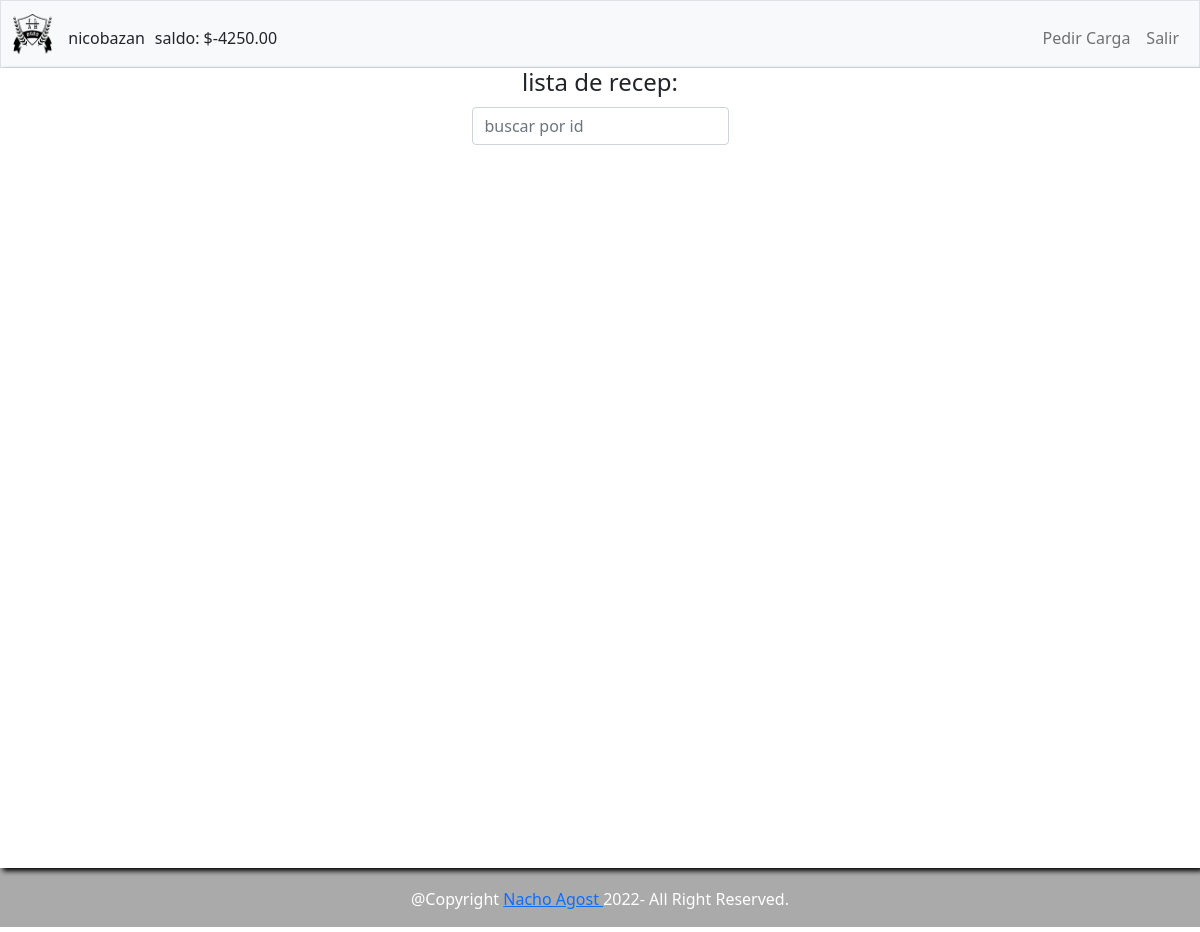
The page /listajodas?jodaid=5 (signed in) on the database its author committed.
### tables this page shows
CREATE TABLE usuarios(
id INTEGER PRIMARY KEY AUTOINCREMENT NOT NULL,
nombre TEXT NOT NULL,
username TEXT NOT NULL,
password TEXT NOT NULL,
tipo VARCHAR(255) DEFAULT 'normal',
cash MONEY DEFAULT 0.00,
coins NUMERIC DEFAULT 0);

CREATE TABLE jodas (
jodaid INTEGER PRIMARY KEY AUTOINCREMENT NOT NULL,
autorid INTEGER,
nombre VARCHAR(255) DEFAULT 'joda utn',
descripcion TEXT,
ubicacion TEXT NOT NULL,
fecha DATE,
estado VARCHAR(255) DEFAULT 'debatida',
presupuesto MONEY NOT NULL,
capacidad NUMERIC,
precio MONEY DEFAULT 0,
sevende VARCHAR(255) 
);

### app.py (the view)
@app.route("/listajodas", methods=["GET"])
@promo_required
def listajodas():
    userdata = db.execute(
        "SELECT * FROM usuarios WHERE id = ?", session.get("user_id"))[0]
    if request.args.get("jodaid") == None:
        flash("id de joda es necesario")
        return redirect("/")
    jodaid = request.args.get("jodaid")
    confirmados = db.execute(''' SELECT usuarios.username AS username, usuarios.nombre AS nombre, usuarios.id AS userid, listas.listaid AS listaid, listas.yaentro AS yaentro
                                FROM usuarios INNER JOIN listas
                                ON usuarios.id = listas.userid
                                WHERE listas.jodaid = ?
                                ORDER BY nombre''', jodaid)
    jodadata = db.execute(
        "SELECT jodaid, nombre FROM jodas WHERE jodaid=?", jodaid)[0]
    return render_template("lista.html", userdata=userdata, confirmados=confirmados, jodadata=jodadata)

### helpers.py (called while the page is built)
def promo_required(f):
    @wraps(f)
    def decorated_function(*args, **kwargs):
        if not db.execute("SELECT tipo FROM usuarios WHERE id = ?", session.get("user_id"))[0]["tipo"] in ["PROMO", "ADMIN"]:
            flash("requerido ser promo")
            return redirect("/")
        return f(*args, **kwargs)
    return decorated_function

### templates/lista.html (shortened to what this page needs)
{% extends "layout.html" %}
{% block main %}
    <h4 class = "lista__title "> lista de {{ jodadata['nombre'] }}:</h4>
    <input id="userquery__input" class="form-control mx-auto w-auto" placeholder="buscar por id">
{% endblock %}

### templates/layout.html (shortened to what this page needs)
<!DOCTYPE html>
<html lang="es">
    <head>
        <link href="https://cdn.jsdelivr.net/npm/bootstrap@5.1.3/dist/css/bootstrap.min.css" rel="stylesheet">
        <link href="/static/styles.css" rel="stylesheet">
    </head>
    <body>
        <nav class="bg-light border navbar navbar-expand-md navbar-light">
            <div class="container-fluid">
                <a class="navbar-brand" href="/"><img class="logo" src="/static/escudoutn.png"></a>
                <div class="collapse navbar-collapse" id="navbar">
                    {% if session["user_id"] %}
                        <ul class="navbar-nav me-auto mt-2">
                            <li class="nav-item username"> {{ userdata["username"] }}</li>
                            <li class="nav-item cash"> saldo: {{ "$%.2f"|format( userdata['cash']|float) }}</li>
                        </ul>
                        <ul class="navbar-nav ms-auto mt-2">
                            {% if userdata["tipo"] == "ADMIN"%}
                                <li class="nav-item"><a class="nav-link" href="/cargarplata">Cargar Saldo</a></li>
                            {% else %}
                                <li class="nav-item"><a class="nav-link" href="/pedircarga"> Pedir Carga</a></li>
                            {% endif%}
                            <li class="nav-item"><a class="nav-link" href="/logout">Salir</a></li>
                        </ul>
                    {% endif %}
                </div>
            </div>
        </nav>
        <main class="main-wrapper text-center">
            {% block main %}{% endblock %}
        </main>
        <footer class="footer">
            @Copyright <a href="https://www.instagram.com/nacho.agost/" target="_blank"> Nacho Agost </a> 2022- All Right Reserved.
        </footer>
    </body>
</html>

### static/styles.css (style rules this page uses)
html, body { margin:0px; padding:0; }
.main-wrapper { position:relative; padding-top:0; margin-bottom:4em; z-index:10; box-shadow: 3px 3px 5px #000000; background-color: #FFF; min-height:100vh; }
.logo { height:40px; }
.cash { position: relative; left:10px; }
#userquery__input { margin:10px; }
.footer { width:100vw; height:5em; margin:0; padding-top:2.5em; position: fixed; bottom: 5px; background-color: #AAA; color: #FFF; text-align: center; z-index: 1; }

### rows shown on the page
usuarios: username "nicobazan", cash "$-4250.00"
jodas: nombre "recep"
